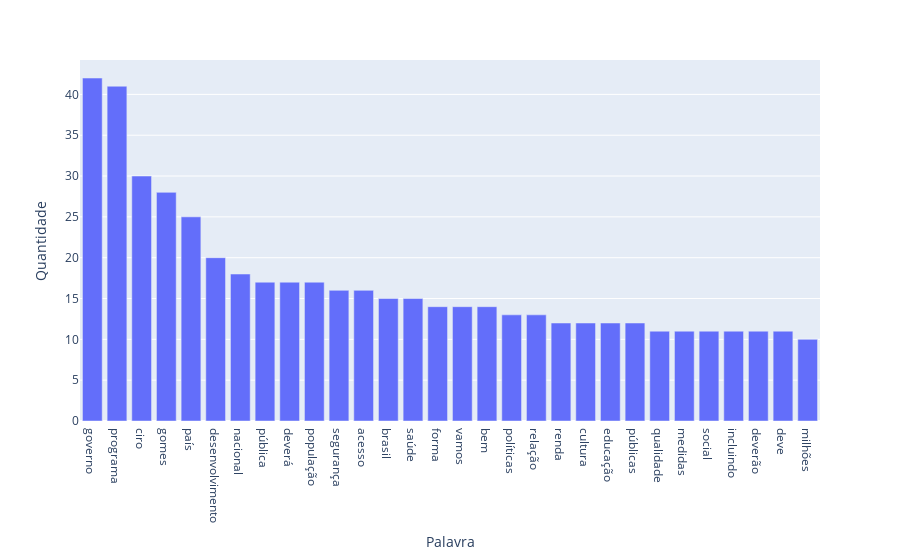

Write notebook code for a chart like this one.
### Code cell
import plotly.express as px
fig = px.bar(df, x='Palavra', y='Quantidade')
fig.show()

### Figure 1 — Plotly figure (JSON) as saved in the notebook; plotly's stock layout.template omitted (floating-point values rounded to 4 significant figures)
{"data": [{"alignmentgroup": "True", "hovertemplate": "Palavra=%{x}<br>Quantidade=%{y}<extra></extra>", "legendgroup": "", "marker": {"color": "#636efa", "pattern": {"shape": ""}}, "name": "", "offsetgroup": "", "orientation": "v", "showlegend": false, "textposition": "auto", "type": "bar", "x": ["governo", "programa", "ciro", "gomes", "país", "desenvolvimento", "nacional", "pública", "deverá", "população", "segurança", "acesso", "brasil", "saúde", "forma", "vamos", "bem", "políticas", "relação", "renda", "cultura", "educação", "públicas", "qualidade", "medidas", "social", "incluindo", "deverão", "deve", "milhões"], "xaxis": "x", "y": [42, 41, 30, 28, 25, 20, 18, 17, 17, 17, 16, 16, 15, 15, 14, 14, 14, 13, 13, 12, 12, 12, 12, 11, 11, 11, 11, 11, 11, 10], "yaxis": "y"}], "layout": {"barmode": "relative", "legend": {"tracegroupgap": 0}, "margin": {"t": 60}, "xaxis": {"anchor": "y", "domain": [0, 1], "title": {"text": "Palavra"}}, "yaxis": {"anchor": "x", "domain": [0, 1], "title": {"text": "Quantidade"}}}}
